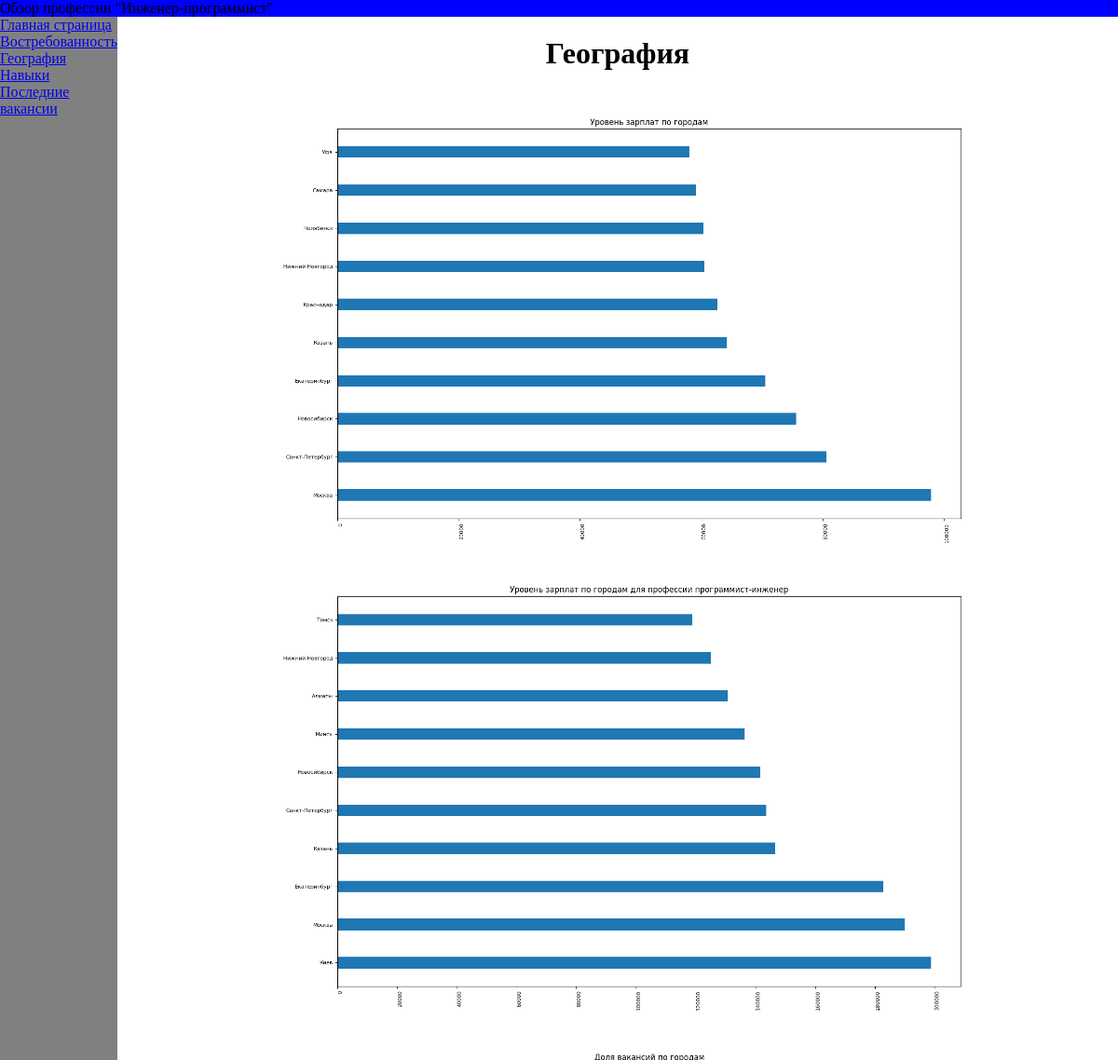
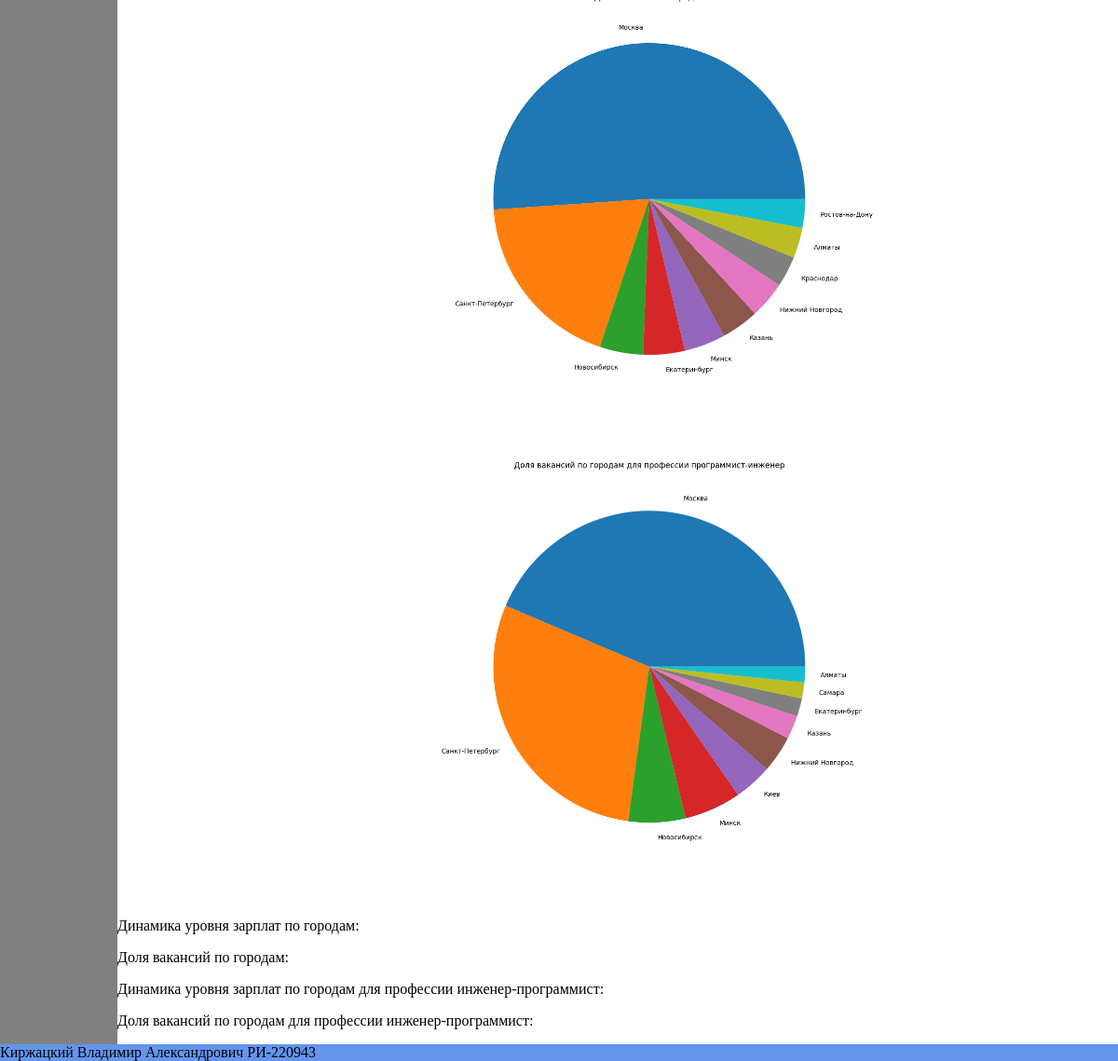
Page /geography/ on the committed database (2 pictures, top to bottom).
### vacancy/models.py (models this page shows, shortened)
class Graphics(models.Model):
    name = models.CharField(max_length=255)
    image = models.ImageField()

class GeographyTables(models.Model):
    name = models.CharField(max_length=255)
    table_content = models.CharField(max_length=1024)
    class Meta:
        verbose_name = 'geography_table'

### vacancy/views.py (the view)
# urls.py: path('geography/', geography),
def geography(request):
    try:
        tables = [(json2html.json2html.convert(json=i.table_content), i.name) for i in GeographyTables.objects.all()]
        graph = Graphics.objects.get(name='geography').image
        return render(request, 'geography.html', {'data': tables, 'graph': graph})
    except Exception as e:
        print(e)
        return render(request, 'index.html')

### templates/geography.html (shortened to what this page needs)
<!DOCTYPE html>
{% extends 'base.html' %}
{% load static %}
{% block linkcss %}
    <link rel="stylesheet" href="{% static "css/geography.css" %}">
{% endblock %}
{% block main %}
    <main>
        <center><h1>География</h1></center>
        <center>
            <img class="graph-geography" src="{% static "images/" %}{{graph}}" alt="error!"/>
        </center>
        <div class="tables-geography">
            {% for table in data %}
            <div class="el-g">
                <p>{{ table.1 }}</p>
            </div>
            {% endfor %}
        </div>
    </main>
{% endblock %}

### static/css/geography.css (style rules this page uses)
.graph-geography { max-width: 70%; height: auto; }

### static/css/base.css (style rules this page uses)
body { margin: 0 0; display: grid; grid-template-columns: 1fr 10fr; grid-template-rows: 1fr 30fr 1fr; grid-column-gap: 0; grid-row-gap: 0; height: 100vh; width: 100vw; }
main { grid-area: 2 / 2 / 3 / 3; }

### rows in the picture
Graphics: image (picture)
GeographyTables: name "Динамика уровня зарплат по городам:"
GeographyTables: name "Доля вакансий по городам:"
GeographyTables: name "Динамика уровня зарплат по городам для профессии инженер-программист:"
GeographyTables: name "Доля вакансий по городам для профессии инженер-программист:"
